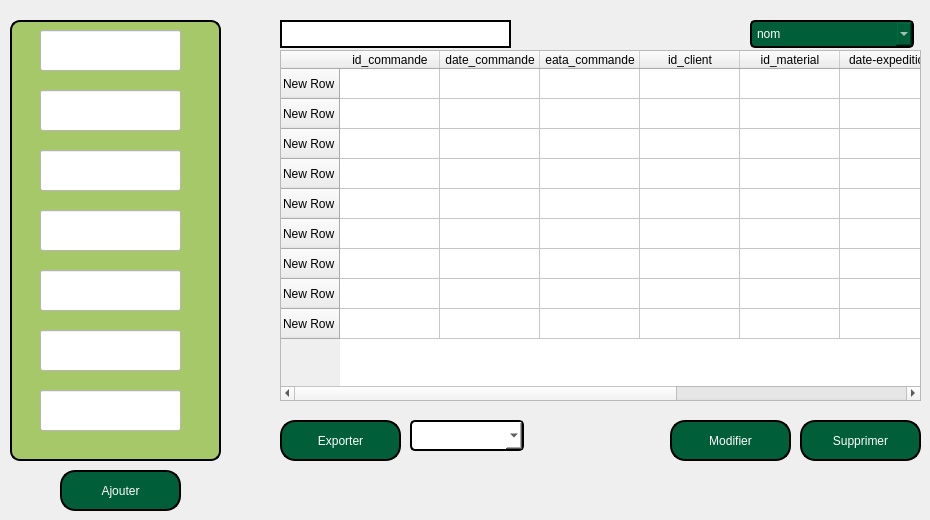
       <widget class="QWidget" name="tab_12">
        <attribute name="title">
         <string>Tab 1</string>
        </attribute>
        <widget class="QLineEdit" name="id_material">
         <property name="geometry">
          <rect>
           <x>40</x>
           <y>270</y>
           <width>141</width>
           <height>41</height>
          </rect>
         </property>
         <property name="styleSheet">
          <string notr="true">background-color: rgb(255, 255, 255);
color:black;</string>
         </property>
        </widget>
        <widget class="QLineEdit" name="date_liv">
         <property name="geometry">
          <rect>
           <x>40</x>
           <y>390</y>
           <width>141</width>
           <height>41</height>
          </rect>
         </property>
         <property name="styleSheet">
          <string notr="true">background-color: rgb(255, 255, 255);
color:black;</string>
         </property>
        </widget>
        <widget class="QLineEdit" name="date_cimmande">
         <property name="geometry">
          <rect>
           <x>40</x>
           <y>90</y>
           <width>141</width>
           <height>41</height>
          </rect>
         </property>
         <property name="styleSheet">
          <string notr="true">background-color: rgb(255, 255, 255);
color:black;</string>
         </property>
        </widget>
        <widget class="QLabel" name="label_11">
         <property name="geometry">
          <rect>
           <x>10</x>
           <y>10</y>
           <width>211</width>
           <height>451</height>
          </rect>
         </property>
         <property name="styleSheet">
          <string notr="true">QLabel {
    background-color: #a6c868;     /* Set background color to white */
    border: 2px solid;   /* Set border color */
    border-radius: 10px;         /* Rounded corners */
    margin-top: 10px;            /* Space for the title */
    padding: 10px;               /* Padding inside the box */
}</string>
         </property>
         <property name="text">
          <string/>
         </property>
        </widget>
        <widget class="QLineEdit" name="id_commande">
         <property name="geometry">
          <rect>
           <x>40</x>
           <y>30</y>
           <width>141</width>
           <height>41</height>
          </rect>
         </property>
         <property name="font">
          <font>
           <pointsize>8</pointsize>
          </font>
         </property>
         <property name="styleSheet">
          <string notr="true">background-color: rgb(255, 255, 255);
color:black;</string>
         </property>
        </widget>
        <widget class="QLineEdit" name="quantite_c">
         <property name="geometry">
          <rect>
           <x>40</x>
           <y>330</y>
           <width>141</width>
           <height>41</height>
          </rect>
         </property>
         <property name="styleSheet">
          <string notr="true">background-color: rgb(255, 255, 255);
color:black;</string>
         </property>
        </widget>
        <widget class="QLineEdit" name="etat_commande">
         <property name="geometry">
          <rect>
           <x>40</x>
           <y>150</y>
           <width>141</width>
           <height>41</height>
          </rect>
         </property>
         <property name="styleSheet">
          <string notr="true">background-color: rgb(255, 255, 255);
color:black;</string>
         </property>
        </widget>
        <widget class="QLineEdit" name="id_client_2">
         <property name="geometry">
          <rect>
           <x>40</x>
           <y>210</y>
           <width>141</width>
           <height>41</height>
          </rect>
         </property>
         <property name="styleSheet">
          <string notr="true">background-color: rgb(255, 255, 255);
color:black;</string>
         </property>
        </widget>
        <widget class="QTableWidget" name="tableWidget_4">
         <property name="geometry">
          <rect>
           <x>280</x>
           <y>50</y>
           <width>641</width>
           <height>351</height>
          </rect>
         </property>
         <row>
          <property name="text">
           <string>New Row</string>
          </property>
         </row>
         <row>
          <property name="text">
           <string>New Row</string>
          </property>
         </row>
         <row>
          <property name="text">
           <string>New Row</string>
          </property>
         </row>
         <row>
          <property name="text">
           <string>New Row</string>
          </property>
         </row>
         <row>
          <property name="text">
           <string>New Row</string>
          </property>
         </row>
         <row>
          <property name="text">
           <string>New Row</string>
          </property>
         </row>
         <row>
          <property name="text">
           <string>New Row</string>
          </property>
         </row>
         <row>
          <property name="text">
           <string>New Row</string>
          </property>
         </row>
         <row>
          <property name="text">
           <string>New Row</string>
          </property>
         </row>
         <column>
          <property name="text">
           <string>id_commande</string>
          </property>
         </column>
         <column>
          <property name="text">
           <string>date_commande</string>
          </property>
         </column>
         <column>
          <property name="text">
           <string>eata_commande</string>
          </property>
         </column>
         <column>
          <property name="text">
           <string>id_client</string>
          </property>
         </column>
         <column>
          <property name="text">
           <string>id_material</string>
          </property>
         </column>
         <column>
          <property name="text">
           <string>date-expedition</string>
          </property>
         </column>
         <column>
          <property name="text">
           <string>quantite-commande</string>
          </property>
         </column>
         <column>
          <property name="text">
           <string>date_livraison</string>
          </property>
         </column>
        </widget>
        <widget class="QPushButton" name="pushButton_18">
         <property name="geometry">
          <rect>
           <x>60</x>
           <y>470</y>
           <width>121</width>
           <height>41</height>
          </rect>
         </property>
         <property name="styleSheet">
          <string notr="true">QPushButton {
    color: white;                      /* Text color */
    border: 2px solid black;         /* Border width and color */
    border-radius: 15px;              /* Round the corners */
    background-color: #005e38;        /* Optional: Set a background color */
    padding: 10px 20px;               /* Add padding for better aesthetics */
}

QPushButton:hover {
    background-color: #45a049;        /* Change background color on hover */
}

QPushButton:pressed {
    background-color: #3e8e41;        /* Change background color when pressed */
}</string>
         </property>
         <property name="text">
          <string>Ajouter</string>
         </property>
        </widget>
        <widget class="QPushButton" name="pushButton_19">
         <property name="geometry">
          <rect>
           <x>280</x>
           <y>420</y>
           <width>121</width>
           <height>41</height>
          </rect>
         </property>
         <property name="styleSheet">
          <string notr="true">QPushButton {
    color: white;                      /* Text color */
    border: 2px solid black;         /* Border width and color */
    border-radius: 15px;              /* Round the corners */
    background-color: #005e38;        /* Optional: Set a background color */
    padding: 10px 20px;               /* Add padding for better aesthetics */
}

QPushButton:hover {
    background-color: #45a049;        /* Change background color on hover */
}

QPushButton:pressed {
    background-color: #3e8e41;        /* Change background color when pressed */
}</string>
         </property>
         <property name="text">
          <string>Exporter</string>
         </property>
        </widget>
        <widget class="QPushButton" name="pushButton_20">
         <property name="geometry">
          <rect>
           <x>670</x>
           <y>420</y>
           <width>121</width>
           <height>41</height>
          </rect>
         </property>
         <property name="styleSheet">
          <string notr="true">QPushButton {
    color: white;                      /* Text color */
    border: 2px solid black;         /* Border width and color */
    border-radius: 15px;              /* Round the corners */
    background-color: #005e38;        /* Optional: Set a background color */
    padding: 10px 20px;               /* Add padding for better aesthetics */
}

QPushButton:hover {
    background-color: #45a049;        /* Change background color on hover */
}

QPushButton:pressed {
    background-color: #3e8e41;        /* Change background color when pressed */
}</string>
         </property>
         <property name="text">
          <string>Modifier</string>
         </property>
        </widget>
        <widget class="QPushButton" name="pushButton_21">
         <property name="geometry">
          <rect>
           <x>800</x>
           <y>420</y>
           <width>121</width>
           <height>41</height>
          </rect>
         </property>
         <property name="styleSheet">
          <string notr="true">QPushButton {
    color: white;                      /* Text color */
    border: 2px solid black;         /* Border width and color */
    border-radius: 15px;              /* Round the corners */
    background-color: #005e38;        /* Optional: Set a background color */
    padding: 10px 20px;               /* Add padding for better aesthetics */
}

QPushButton:hover {
    background-color: #45a049;        /* Change background color on hover */
}

QPushButton:pressed {
    background-color: #3e8e41;        /* Change background color when pressed */
}</string>
         </property>
         <property name="text">
          <string>Supprimer</string>
         </property>
        </widget>
        <widget class="QLineEdit" name="lineEdit_4">
         <property name="geometry">
          <rect>
           <x>280</x>
           <y>20</y>
           <width>231</width>
           <height>28</height>
          </rect>
         </property>
         <property name="styleSheet">
          <string notr="true">background-color: rgb(255, 255, 255);
border: 2px solid black;
color:black;</string>
         </property>
        </widget>
        <widget class="QComboBox" name="comboBox_4">
         <property name="geometry">
          <rect>
           <x>750</x>
           <y>20</y>
           <width>164</width>
           <height>28</height>
          </rect>
         </property>
         <property name="styleSheet">
          <string notr="true">QComboBox {
    background-color: rgb(0, 85, 0);/* Background color */
    color: #ffffff;              /* Text color */
    border: 2px solid black;   /* Border color and thickness */
    border-radius: 5px;         /* Rounded corners */
    padding: 5px;               /* Padding around the text */
    min-width: 150px;           /* Minimum width */
}





QComboBox:hover {
    border: 2px solid #a6c868 ;  /* Darker border on hover */
}

QComboBox:editable {
    background-color: rgb(0, 85, 0);        /* Background color when editable */
}

QComboBox:!editable, QComboBox::drop-down:editable {
    background-color:  #005e38;       /* Background color when not editable */
}

QComboBox:focus {
    border: 2px solid black;  /* Border color when focused */
}
</string>
         </property>
         <item>
          <property name="text">
           <string>nom</string>
          </property>
         </item>
         <item>
          <property name="text">
           <string>id</string>
          </property>
         </item>
         <item>
          <property name="text">
           <string/>
          </property>
         </item>
         <item>
          <property name="text">
           <string/>
          </property>
         </item>
        </widget>
        <widget class="QComboBox" name="comboBox_9">
         <property name="geometry">
          <rect>
           <x>410</x>
           <y>420</y>
           <width>114</width>
           <height>31</height>
          </rect>
         </property>
         <property name="styleSheet">
          <string notr="true">QComboBox {
    background-color: white;/* Background color */
    color: black;              /* Text color */
    border: 2px solid black;   /* Border color and thickness */
    border-radius: 5px;         /* Rounded corners */
    padding: 5px;               /* Padding around the text */
    min-width: 100px;           /* Minimum width */
}





QComboBox:hover {
    border: 2px solid #a6c868 ;  /* Darker border on hover */
}

QComboBox:editable {
    background-color: white;        /* Background color when editable */
}

QComboBox:!editable, QComboBox::drop-down:editable {
    background-color:  white;       /* Background color when not editable */
}

QComboBox:focus {
    border: 2px solid black;  /* Border color when focused */
}
</string>
         </property>
        </widget>
        <zorder>label_11</zorder>
        <zorder>id_commande</zorder>
        <zorder>quantite_c</zorder>
        <zorder>etat_commande</zorder>
        <zorder>id_client_2</zorder>
        <zorder>tableWidget_4</zorder>
        <zorder>pushButton_18</zorder>
        <zorder>pushButton_19</zorder>
        <zorder>pushButton_20</zorder>
        <zorder>pushButton_21</zorder>
        <zorder>lineEdit_4</zorder>
        <zorder>comboBox_4</zorder>
        <zorder>date_liv</zorder>
        <zorder>id_material</zorder>
        <zorder>date_cimmande</zorder>
        <zorder>comboBox_9</zorder>
       </widget>
